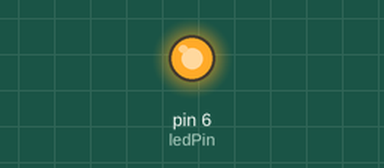
This sketch was run on a simulated Arduino Uno, built with avr-gcc and run on an emulated ATmega328P. Shown: output pins drawn as LEDs (lit = HIGH).

Above: at 2.5 s.
At 7.5 s:
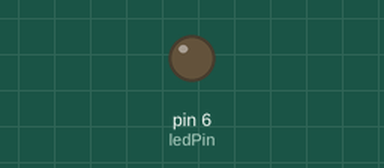
Timing chart, 0 to 13.0 s (numbered marks = the images above):
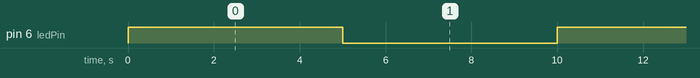

Measured:
- by itself, pin 6 (ledPin): alternates HIGH for 5.0 s and LOW for 5.0 s

The sketch:

PWM_intensity.ino
```cpp
int ledPin = 6; // On Arduino Uno, pin 6 has the built-in LED

void setup() {
  pinMode(ledPin, OUTPUT); // Set pin as output
}

void loop() {
  digitalWrite(ledPin, HIGH); // Turn LED ON
  delay(5000);                // Wait 5 seconds

  digitalWrite(ledPin, LOW);  // Turn LED OFF
  delay(5000);                // Wait 5 seconds
}
```
